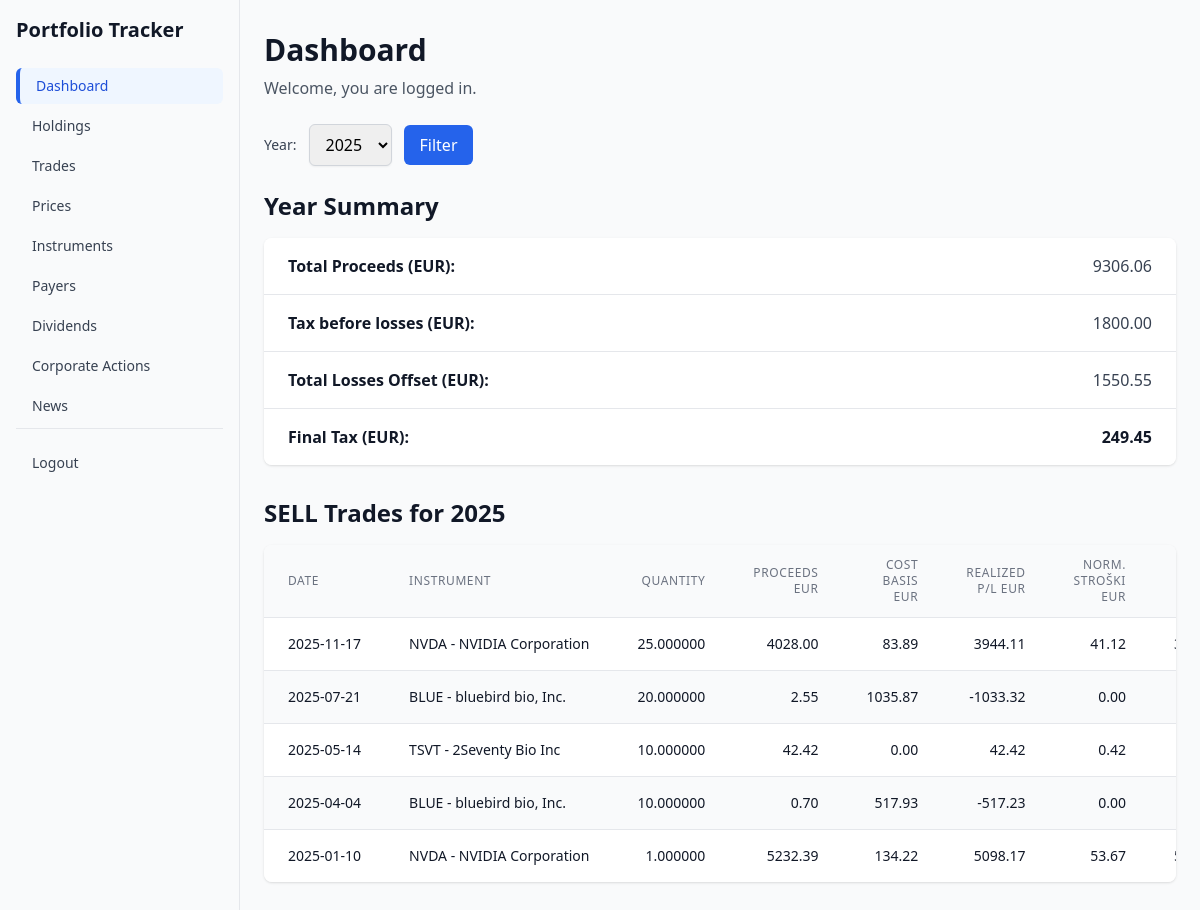
The app's page /?action=dashboard (signed in) with its own data.
### tables this page shows
CREATE TABLE trade (
  id BIGINT UNSIGNED AUTO_INCREMENT PRIMARY KEY,
  user_id BIGINT UNSIGNED NOT NULL,

  broker_account_id BIGINT UNSIGNED NULL,
  instrument_id BIGINT UNSIGNED NOT NULL,

  trade_type ENUM('BUY','SELL') NOT NULL,
  trade_date DATE NOT NULL,

  quantity DECIMAL(18,6) NOT NULL,
  price_per_unit DECIMAL(18,8) NOT NULL,
  price_eur DECIMAL(18,8) NOT NULL,
  trade_currency CHAR(3) NOT NULL,

  fee_amount DECIMAL(18,8) NULL,
  fee_currency CHAR(3) NULL,

  fx_rate_to_eur DECIMAL(18,8) NOT NULL,          
  total_value_eur DECIMAL(18,2) NOT NULL,         
  fee_eur DECIMAL(18,2) NOT NULL DEFAULT 0,

  notes VARCHAR(255) NULL,

  is_voided TINYINT(1) NOT NULL DEFAULT 0,
  void_reason VARCHAR(255) NULL,

  created_at DATETIME NOT NULL DEFAULT CURRENT_TIMESTAMP,
  updated_at DATETIME NOT NULL DEFAULT CURRENT_TIMESTAMP ON UPDATE CURRENT_TIMESTAMP,

  created_by BIGINT UNSIGNED NULL,
  updated_by BIGINT UNSIGNED NULL,

  KEY idx_trade_user_date (user_id, trade_date),
  KEY idx_trade_user_instr_date (user_id, instrument_id, trade_date),

  CONSTRAINT fk_trade_user FOREIGN KEY (user_id) REFERENCES user(id),
  CONSTRAINT fk_trade_broker FOREIGN KEY (broker_account_id) REFERENCES broker_account(id),
  CONSTRAINT fk_trade_instr FOREIGN KEY (instrument_id) REFERENCES instrument(id),
  CONSTRAINT fk_trade_created_by FOREIGN KEY (created_by) REFERENCES user(id),
  CONSTRAINT fk_trade_updated_by FOREIGN KEY (updated_by) REFERENCES user(id),

  CONSTRAINT chk_trade_qty_pos CHECK (quantity > 0),
  CONSTRAINT chk_trade_price_pos CHECK (price_per_unit >= 0),
  CONSTRAINT chk_trade_price_eur_nonneg CHECK (price_eur >= 0),
  CONSTRAINT chk_trade_total_pos CHECK (total_value_eur >= 0),
  CONSTRAINT chk_trade_fee_nonneg CHECK (fee_eur >= 0)
);

CREATE TABLE instrument (
  id BIGINT UNSIGNED AUTO_INCREMENT PRIMARY KEY,

  isin VARCHAR(16) NULL,                          
  ticker VARCHAR(32) NULL,                        
  name VARCHAR(255) NOT NULL,
  instrument_type ENUM('STOCK','ETF','ADR','BOND','OTHER') NOT NULL DEFAULT 'STOCK',
  country_code CHAR(2) NULL,
  trading_currency CHAR(3) NULL,
  dividend_payer_id BIGINT UNSIGNED NULL,

  created_at DATETIME NOT NULL DEFAULT CURRENT_TIMESTAMP,
  updated_at DATETIME NOT NULL DEFAULT CURRENT_TIMESTAMP ON UPDATE CURRENT_TIMESTAMP,

  UNIQUE KEY uk_instrument_isin (isin),
  KEY idx_instrument_ticker (ticker),
  
  CONSTRAINT fk_instrument_dividend_payer FOREIGN KEY (dividend_payer_id) REFERENCES dividend_payer(id)
);

CREATE TABLE trade_lot_allocation (
  id BIGINT UNSIGNED AUTO_INCREMENT PRIMARY KEY,
  user_id BIGINT UNSIGNED NOT NULL,

  sell_trade_id BIGINT UNSIGNED NOT NULL,
  trade_lot_id BIGINT UNSIGNED NOT NULL,

  quantity_consumed DECIMAL(18,6) NOT NULL,

  proceeds_eur DECIMAL(18,2) NOT NULL,
  cost_basis_eur DECIMAL(18,2) NOT NULL,
  realized_pnl_eur DECIMAL(18,2) NOT NULL,

  created_at DATETIME NOT NULL DEFAULT CURRENT_TIMESTAMP,
  updated_at DATETIME NOT NULL DEFAULT CURRENT_TIMESTAMP ON UPDATE CURRENT_TIMESTAMP,

  created_by BIGINT UNSIGNED NULL,
  updated_by BIGINT UNSIGNED NULL,

  KEY idx_alloc_user_sell (user_id, sell_trade_id),
  KEY idx_alloc_user_lot (user_id, trade_lot_id),

  CONSTRAINT fk_alloc_user FOREIGN KEY (user_id) REFERENCES user(id),
  CONSTRAINT fk_alloc_sell_trade FOREIGN KEY (sell_trade_id) REFERENCES trade(id),
  CONSTRAINT fk_alloc_lot FOREIGN KEY (trade_lot_id) REFERENCES trade_lot(id),
  CONSTRAINT fk_alloc_created_by FOREIGN KEY (created_by) REFERENCES user(id),
  CONSTRAINT fk_alloc_updated_by FOREIGN KEY (updated_by) REFERENCES user(id),

  CONSTRAINT chk_alloc_qty_pos CHECK (quantity_consumed > 0)
);

### views/dashboard.php (the view, shortened to what the rows shown need)
<div class="mb-6">
    <h1 class="text-3xl font-bold text-gray-900 mb-2">Dashboard</h1>
</div>
<?php if (empty($sell_trades)): ?>
    <div class="bg-white rounded-lg shadow p-6">
        <p class="text-gray-600">No SELL trades found for <?= htmlspecialchars((string)$selected_year) ?>.</p>
    </div>
<?php else: ?>
    <div class="mb-8">
        <h2 class="text-2xl font-semibold text-gray-900 mb-4">Year Summary</h2>
    </div>
    <div>
        <h2 class="text-2xl font-semibold text-gray-900 mb-4">SELL Trades for <?= htmlspecialchars((string)$selected_year) ?></h2>
        <div class="bg-white rounded-lg shadow overflow-hidden">
            <div class="overflow-x-auto">
                <table class="min-w-full divide-y divide-gray-200">
                    <thead class="bg-gray-50">
                        <tr>
                            <th class="px-6 py-3 text-left text-xs font-medium text-gray-500 uppercase tracking-wider">Date</th>
                            <th class="px-6 py-3 text-left text-xs font-medium text-gray-500 uppercase tracking-wider">Instrument</th>
                            <th class="px-6 py-3 text-right text-xs font-medium text-gray-500 uppercase tracking-wider">Quantity</th>
                            <th class="px-6 py-3 text-right text-xs font-medium text-gray-500 uppercase tracking-wider">Proceeds EUR</th>
                            <th class="px-6 py-3 text-right text-xs font-medium text-gray-500 uppercase tracking-wider">Cost Basis EUR</th>
                            <th class="px-6 py-3 text-right text-xs font-medium text-gray-500 uppercase tracking-wider">Realized P/L EUR</th>
                            <th class="px-6 py-3 text-right text-xs font-medium text-gray-500 uppercase tracking-wider">Norm. Stroški EUR</th>
                            <th class="px-6 py-3 text-right text-xs font-medium text-gray-500 uppercase tracking-wider">Tax Base EUR</th>
                        </tr>
                    </thead>
                    <tbody class="bg-white divide-y divide-gray-200">
                        <?php foreach ($sell_trades as $index => $trade): ?>
                            <?php
                            $instrument = $instruments[$trade->instrument_id] ?? null;
                            $tax_totals = $sell_tax_totals[$trade->id] ?? null;
                            ?>
                            <tr class="<?= $index % 2 === 0 ? 'bg-white' : 'bg-gray-50' ?> hover:bg-blue-50">
                                <td class="px-6 py-4 whitespace-nowrap text-sm text-gray-900"><?= htmlspecialchars($trade->trade_date) ?></td>
                                <td class="px-6 py-4 whitespace-nowrap text-sm text-gray-900">
                                    <?php if ($instrument): ?>
                                        <?= htmlspecialchars($instrument->ticker ? $instrument->ticker . ' - ' . $instrument->name : $instrument->name) ?>
                                    <?php else: ?>
                                        ID: <?= htmlspecialchars((string)$trade->instrument_id) ?>
                                    <?php endif; ?>
                                </td>
                                <td class="px-6 py-4 whitespace-nowrap text-sm text-gray-900 text-right"><?= htmlspecialchars($trade->quantity) ?></td>
                                <td class="px-6 py-4 whitespace-nowrap text-sm text-gray-900 text-right"><?= htmlspecialchars($tax_totals['total_sell_proceeds_eur'] ?? '0.00') ?></td>
                                <td class="px-6 py-4 whitespace-nowrap text-sm text-gray-900 text-right"><?= htmlspecialchars($tax_totals['total_buy_cost_eur'] ?? '0.00') ?></td>
                                <td class="px-6 py-4 whitespace-nowrap text-sm text-gray-900 text-right"><?= htmlspecialchars($tax_totals['total_gain_eur'] ?? '0.00') ?></td>
                                <td class="px-6 py-4 whitespace-nowrap text-sm text-gray-900 text-right"><?= htmlspecialchars($tax_totals['total_normirani_stroski_eur'] ?? '0.00') ?></td>
                                <td class="px-6 py-4 whitespace-nowrap text-sm text-gray-900 text-right"><?= htmlspecialchars($tax_totals['total_tax_base_eur'] ?? '0.00') ?></td>
                            </tr>
                        <?php endforeach; ?>
                    </tbody>
                </table>
            </div>
        </div>
    </div>
<?php endif; ?>
<?php
require __DIR__ . '/layout.php';
?>

### records on screen
trade: trade_date "2025-11-17", instrument.name "NVDA - NVIDIA Corporation", quantity "25.000000", id "4028.00", id "83.89", id "3944.11", id "41.12"
trade: trade_date "2025-07-21", instrument.name "BLUE - bluebird bio, Inc.", quantity "20.000000", total_value_eur "2.55", id "1035.87", id "-1033.32", fee_eur "0.00"
trade: trade_date "2025-05-14", instrument.name "TSVT - 2Seventy Bio Inc", quantity "10.000000", id "42.42", id "0.00", id "0.42"
trade: trade_date "2025-04-04", instrument.name "BLUE - bluebird bio, Inc.", quantity "10.000000", total_value_eur "0.70", id "517.93", id "-517.23", fee_eur "0.00"
trade: trade_date "2025-01-10", instrument.name "NVDA - NVIDIA Corporation", quantity "1.000000", id.proceeds_eur "5232.39", id.cost_basis_eur "134.22", id.realized_pnl_eur "5098.17", id "53.67"

### other values on screen
$sum_proceeds_eur "9306.06"
$tax_before_losses_eur "1800.00"
$total_losses_offset_eur "1550.55"
$final_tax_eur "249.45"
$selected_year "2025"
form field year "2025"
